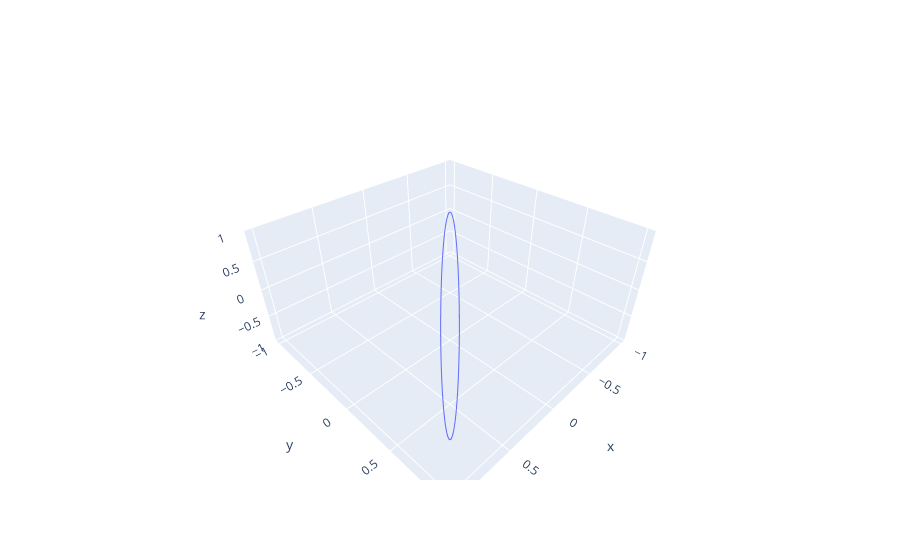

The notebook cell this image was saved under:
### Code cell
emb = takens(y)

fig = go.Figure()
fig.add_trace(go.Scatter3d(
    x=emb[:, 0], y=emb[:,1], z=[0 for i in range(len(emb[:, 1]))], mode='lines'
))
fig.show()

### Figure 1 — Plotly figure (JSON) as saved in the notebook; plotly's stock layout.template omitted (floating-point values rounded to 4 significant figures; data arrays with more than 128 entries replaced by an {"elided": "..."} marker saying what was removed)
{"data": [{"mode": "lines", "type": "scatter3d", "x": {"elided": "198 float values"}, "y": {"elided": "198 float values"}, "z": {"elided": "198 int values"}}], "layout": {}}
